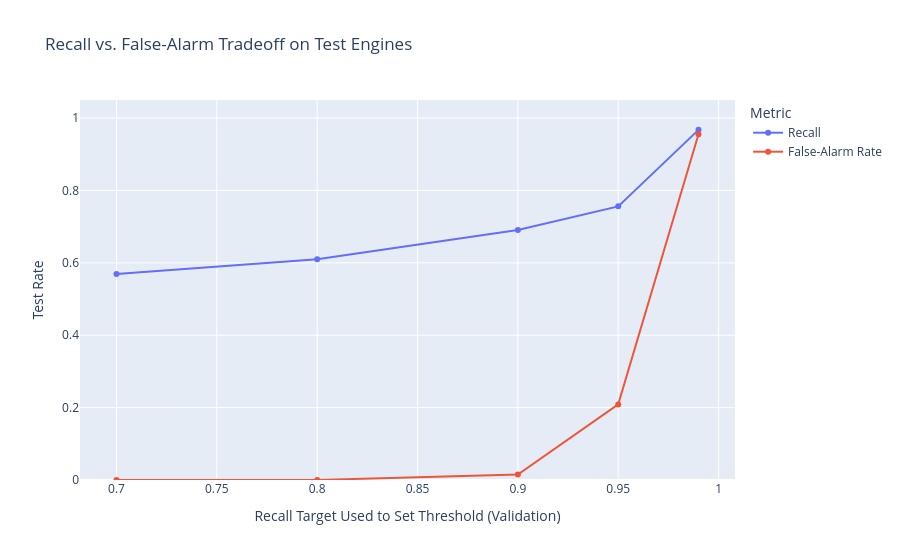

Notebook code cell kept with this figure:
### Markdown cell above
**Caption for Visualization Below:** Test-engine Recall and False-Alarm Rate (FPR) for each validation recall target. Moving right lowers the threshold, which catches more unhealthy flights at the cost of more false alarms.

### Code cell
plot_tradeoff = tradeoff_df.melt(
    id_vars="target_recall (val)",
    value_vars=["test_Recall", "test_FPR"],
    var_name="metric",
    value_name="value",
)
plot_tradeoff["metric"] = plot_tradeoff["metric"].map({"test_Recall": "Recall", "test_FPR": "False-Alarm Rate"})

fig = px.line(
    plot_tradeoff,
    x="target_recall (val)",
    y="value",
    color="metric",
    markers=True,
    title="Recall vs. False-Alarm Tradeoff on Test Engines",
    labels={"target_recall (val)": "Recall Target Used to Set Threshold (Validation)",
            "value": "Test Rate", "metric": "Metric"},
)
fig.update_yaxes(range=[0, 1.05])
fig.show()

### Figure 1 — Plotly figure (JSON) as saved in the notebook; plotly's stock layout.template omitted (floating-point values rounded to 4 significant figures)
{"data": [{"hovertemplate": "Metric=Recall<br>Recall Target Used to Set Threshold (Validation)=%{x}<br>Test Rate=%{y}<extra></extra>", "legendgroup": "Recall", "line": {"color": "#636efa", "dash": "solid"}, "marker": {"symbol": "circle"}, "mode": "lines+markers", "name": "Recall", "orientation": "v", "showlegend": true, "type": "scatter", "x": [0.7, 0.8, 0.9, 0.95, 0.99], "xaxis": "x", "y": [0.5691, 0.6098, 0.6911, 0.7561, 0.9675], "yaxis": "y"}, {"hovertemplate": "Metric=False-Alarm Rate<br>Recall Target Used to Set Threshold (Validation)=%{x}<br>Test Rate=%{y}<extra></extra>", "legendgroup": "False-Alarm Rate", "line": {"color": "#EF553B", "dash": "solid"}, "marker": {"symbol": "circle"}, "mode": "lines+markers", "name": "False-Alarm Rate", "orientation": "v", "showlegend": true, "type": "scatter", "x": [0.7, 0.8, 0.9, 0.95, 0.99], "xaxis": "x", "y": [0.0, 0.0, 0.01493, 0.209, 0.9552], "yaxis": "y"}], "layout": {"legend": {"title": {"text": "Metric"}, "tracegroupgap": 0}, "title": {"text": "Recall vs. False-Alarm Tradeoff on Test Engines"}, "xaxis": {"anchor": "y", "domain": [0, 1], "title": {"text": "Recall Target Used to Set Threshold (Validation)"}}, "yaxis": {"anchor": "x", "domain": [0, 1], "range": [0, 1.05], "title": {"text": "Test Rate"}}}}
